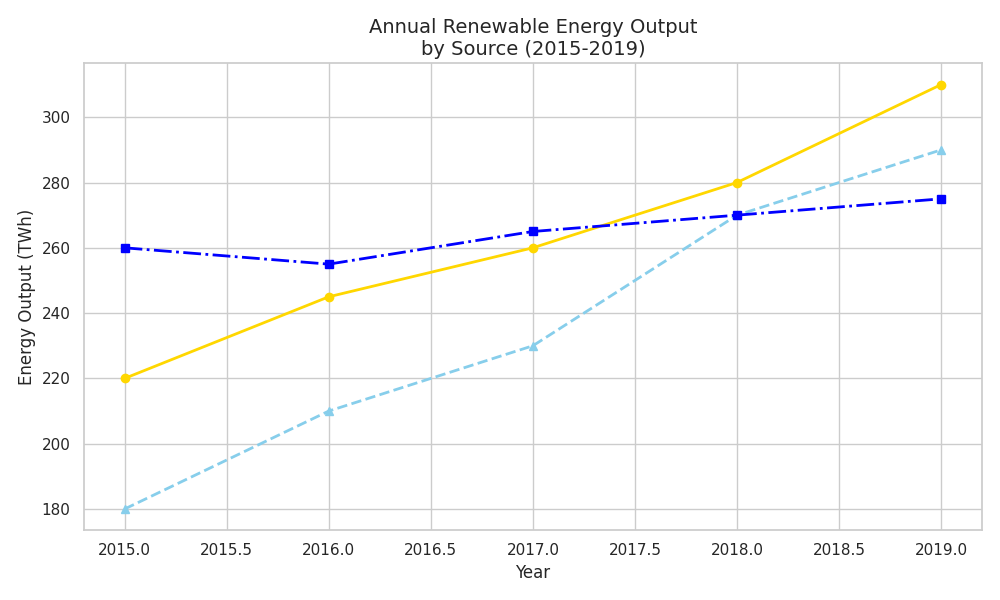

Recreate this plot in Python.
import matplotlib.pyplot as plt
import numpy as np

years = np.array([2015, 2016, 2017, 2018, 2019])
solar_output = np.array([220, 245, 260, 280, 310])
wind_output = np.array([180, 210, 230, 270, 290])
hydro_output = np.array([260, 255, 265, 270, 275])

fig, ax = plt.subplots(figsize=(10, 6))

ax.plot(years, solar_output, color='gold', marker='o', linewidth=2, linestyle='-')
ax.plot(years, wind_output, color='skyblue', marker='^', linewidth=2, linestyle='--')
ax.plot(years, hydro_output, color='blue', marker='s', linewidth=2, linestyle='-.')

ax.set_xlabel('Year', fontsize=12)
ax.set_ylabel('Energy Output (TWh)', fontsize=12)
ax.set_title('Annual Renewable Energy Output\nby Source (2015-2019)', fontsize=14)

plt.tight_layout()
plt.show()
